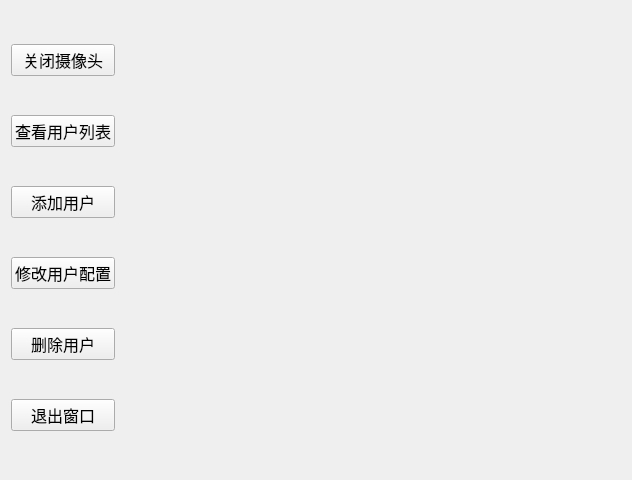
<?xml version="1.0" encoding="UTF-8"?>
<ui version="4.0">
    <class>UI_MainWindow</class>
    <widget class="QWidget" name="UI_MainWindow">
        <property name="geometry">
            <rect>
                <x>0</x>
                <y>0</y>
                <width>606</width>
                <height>480</height>
            </rect>
        </property>
        <property name="windowTitle">
            <string>Form</string>
        </property>
        <layout class="QGridLayout" name="gridLayout">
            <item row="0" column="1">
                <widget class="QLabel" name="label_show_camera">
                    <property name="sizePolicy">
                        <sizepolicy hsizetype="Preferred" vsizetype="Preferred">
                            <horstretch>3</horstretch>
                            <verstretch>0</verstretch>
                        </sizepolicy>
                    </property>
                    <property name="minimumSize">
                        <size>
                            <width>500</width>
                            <height>0</height>
                        </size>
                    </property>
                    <property name="text">
                        <string/>
                    </property>
                </widget>
            </item>
            <item row="1" column="1" alignment="Qt::AlignHCenter">
                <widget class="QLabel" name="label_show_id">
                    <property name="sizePolicy">
                        <sizepolicy hsizetype="Fixed" vsizetype="Fixed">
                            <horstretch>0</horstretch>
                            <verstretch>0</verstretch>
                        </sizepolicy>
                    </property>
                    <property name="font">
                        <font>
                            <pointsize>12</pointsize>
                        </font>
                    </property>
                    <property name="text">
                        <string/>
                    </property>
                </widget>
            </item>
            <item row="0" column="0" rowspan="2">
                <layout class="QVBoxLayout" name="__layout_fun_button">
                    <item>
                        <widget class="QPushButton" name="button_open_camera">
                            <property name="font">
                                <font>
                                    <pointsize>12</pointsize>
                                </font>
                            </property>
                            <property name="text">
                                <string>关闭摄像头</string>
                            </property>
                        </widget>
                    </item>
                    <item>
                        <widget class="QPushButton" name="button_select_user">
                            <property name="font">
                                <font>
                                    <pointsize>12</pointsize>
                                </font>
                            </property>
                            <property name="text">
                                <string>查看用户列表</string>
                            </property>
                        </widget>
                    </item>
                    <item>
                        <widget class="QPushButton" name="button_add_user">
                            <property name="font">
                                <font>
                                    <pointsize>12</pointsize>
                                </font>
                            </property>
                            <property name="text">
                                <string>添加用户</string>
                            </property>
                        </widget>
                    </item>
                    <item>
                        <widget class="QPushButton" name="button_update_user">
                            <property name="font">
                                <font>
                                    <pointsize>12</pointsize>
                                </font>
                            </property>
                            <property name="text">
                                <string>修改用户配置</string>
                            </property>
                        </widget>
                    </item>
                    <item>
                        <widget class="QPushButton" name="button_delete_user">
                            <property name="font">
                                <font>
                                    <pointsize>12</pointsize>
                                </font>
                            </property>
                            <property name="text">
                                <string>删除用户</string>
                            </property>
                        </widget>
                    </item>
                    <item>
                        <widget class="QPushButton" name="button_close">
                            <property name="font">
                                <font>
                                    <pointsize>12</pointsize>
                                </font>
                            </property>
                            <property name="text">
                                <string>退出窗口</string>
                            </property>
                        </widget>
                    </item>
                </layout>
            </item>
        </layout>
    </widget>
    <resources/>
    <connections/>
</ui>
